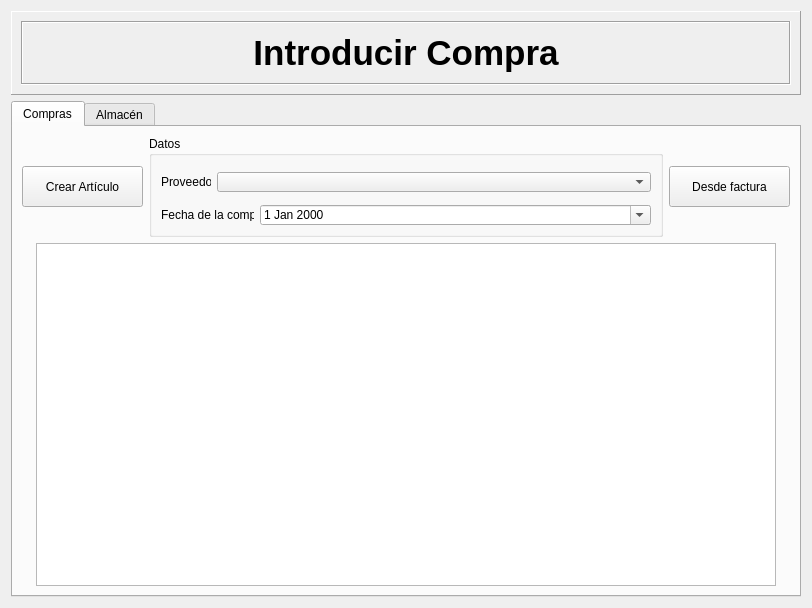
<?xml version="1.0" encoding="UTF-8"?>
<ui version="4.0">
 <class>WidgetIntroducirCompra</class>
 <widget class="QWidget" name="WidgetIntroducirCompra">
  <property name="geometry">
   <rect>
    <x>0</x>
    <y>0</y>
    <width>812</width>
    <height>608</height>
   </rect>
  </property>
  <property name="windowTitle">
   <string>Form</string>
  </property>
  <layout class="QGridLayout" name="gridLayout_2">
   <item row="0" column="1">
    <layout class="QVBoxLayout" name="verticalLayout_3">
     <item>
      <widget class="QFrame" name="frame">
       <property name="sizePolicy">
        <sizepolicy hsizetype="Preferred" vsizetype="Fixed">
         <horstretch>0</horstretch>
         <verstretch>0</verstretch>
        </sizepolicy>
       </property>
       <property name="minimumSize">
        <size>
         <width>0</width>
         <height>84</height>
        </size>
       </property>
       <property name="maximumSize">
        <size>
         <width>16777215</width>
         <height>84</height>
        </size>
       </property>
       <property name="frameShape">
        <enum>QFrame::Panel</enum>
       </property>
       <property name="frameShadow">
        <enum>QFrame::Raised</enum>
       </property>
       <layout class="QVBoxLayout" name="verticalLayout">
        <item>
         <widget class="QFrame" name="frame_2">
          <property name="frameShape">
           <enum>QFrame::Box</enum>
          </property>
          <property name="frameShadow">
           <enum>QFrame::Sunken</enum>
          </property>
          <layout class="QGridLayout" name="gridLayout">
           <item row="0" column="0">
            <widget class="QLabel" name="label">
             <property name="text">
              <string>&lt;!DOCTYPE HTML PUBLIC &quot;-//W3C//DTD HTML 4.0//EN&quot; &quot;http://www.w3.org/TR/REC-html40/strict.dtd&quot;&gt;
&lt;html&gt;&lt;head&gt;&lt;meta name=&quot;qrichtext&quot; content=&quot;1&quot; /&gt;&lt;style type=&quot;text/css&quot;&gt;
p, li { white-space: pre-wrap; }
&lt;/style&gt;&lt;/head&gt;&lt;body style=&quot; font-family:'MS Shell Dlg 2'; font-size:8.25pt; font-weight:400; font-style:normal;&quot;&gt;
&lt;p align=&quot;center&quot; style=&quot; margin-top:0px; margin-bottom:0px; margin-left:0px; margin-right:0px; -qt-block-indent:0; text-indent:0px;&quot;&gt;&lt;span style=&quot; font-size:26pt; font-weight:600;&quot;&gt;Introducir Compra&lt;/span&gt;&lt;/p&gt;&lt;/body&gt;&lt;/html&gt;</string>
             </property>
            </widget>
           </item>
          </layout>
         </widget>
        </item>
       </layout>
      </widget>
     </item>
     <item>
      <widget class="QTabWidget" name="tabWidget">
       <property name="currentIndex">
        <number>0</number>
       </property>
       <widget class="QWidget" name="widget">
        <attribute name="title">
         <string>Compras</string>
        </attribute>
        <layout class="QGridLayout" name="gridLayout_5">
         <item row="0" column="0">
          <layout class="QVBoxLayout" name="verticalLayout_7">
           <item>
            <layout class="QHBoxLayout" name="horizontalLayout_6">
             <item>
              <widget class="QPushButton" name="pbCrearArticulo">
               <property name="sizePolicy">
                <sizepolicy hsizetype="Fixed" vsizetype="Fixed">
                 <horstretch>0</horstretch>
                 <verstretch>0</verstretch>
                </sizepolicy>
               </property>
               <property name="minimumSize">
                <size>
                 <width>121</width>
                 <height>41</height>
                </size>
               </property>
               <property name="maximumSize">
                <size>
                 <width>121</width>
                 <height>41</height>
                </size>
               </property>
               <property name="text">
                <string>Crear Artículo</string>
               </property>
               <property name="icon">
                <iconset resource="fuentes.qrc">
                 <normaloff>:/imagenes/ark.png</normaloff>:/imagenes/ark.png</iconset>
               </property>
               <property name="iconSize">
                <size>
                 <width>30</width>
                 <height>30</height>
                </size>
               </property>
              </widget>
             </item>
             <item>
              <layout class="QHBoxLayout" name="horizontalLayout_5">
               <item>
                <widget class="QGroupBox" name="groupBox">
                 <property name="sizePolicy">
                  <sizepolicy hsizetype="Minimum" vsizetype="Preferred">
                   <horstretch>0</horstretch>
                   <verstretch>0</verstretch>
                  </sizepolicy>
                 </property>
                 <property name="minimumSize">
                  <size>
                   <width>481</width>
                   <height>101</height>
                  </size>
                 </property>
                 <property name="title">
                  <string>Datos</string>
                 </property>
                 <layout class="QGridLayout" name="gridLayout_4">
                  <item row="0" column="0">
                   <layout class="QVBoxLayout" name="verticalLayout_4">
                    <item>
                     <layout class="QVBoxLayout" name="verticalLayout_5">
                      <item>
                       <layout class="QHBoxLayout" name="horizontalLayout_2">
                        <item>
                         <widget class="QLabel" name="label_3">
                          <property name="sizePolicy">
                           <sizepolicy hsizetype="Fixed" vsizetype="Fixed">
                            <horstretch>0</horstretch>
                            <verstretch>0</verstretch>
                           </sizepolicy>
                          </property>
                          <property name="minimumSize">
                           <size>
                            <width>50</width>
                            <height>16</height>
                           </size>
                          </property>
                          <property name="maximumSize">
                           <size>
                            <width>50</width>
                            <height>16</height>
                           </size>
                          </property>
                          <property name="text">
                           <string>Proveedor</string>
                          </property>
                         </widget>
                        </item>
                        <item>
                         <widget class="QComboBox" name="cbProveedor">
                          <property name="sizePolicy">
                           <sizepolicy hsizetype="Expanding" vsizetype="Fixed">
                            <horstretch>0</horstretch>
                            <verstretch>0</verstretch>
                           </sizepolicy>
                          </property>
                          <property name="minimumSize">
                           <size>
                            <width>0</width>
                            <height>20</height>
                           </size>
                          </property>
                          <property name="maximumSize">
                           <size>
                            <width>16777215</width>
                            <height>20</height>
                           </size>
                          </property>
                         </widget>
                        </item>
                       </layout>
                      </item>
                      <item>
                       <layout class="QHBoxLayout" name="horizontalLayout"/>
                      </item>
                     </layout>
                    </item>
                    <item>
                     <layout class="QHBoxLayout" name="horizontalLayout_3">
                      <item>
                       <widget class="QLabel" name="label_4">
                        <property name="sizePolicy">
                         <sizepolicy hsizetype="Fixed" vsizetype="Fixed">
                          <horstretch>0</horstretch>
                          <verstretch>0</verstretch>
                         </sizepolicy>
                        </property>
                        <property name="minimumSize">
                         <size>
                          <width>93</width>
                          <height>13</height>
                         </size>
                        </property>
                        <property name="maximumSize">
                         <size>
                          <width>93</width>
                          <height>13</height>
                         </size>
                        </property>
                        <property name="text">
                         <string>Fecha de la compra</string>
                        </property>
                       </widget>
                      </item>
                      <item>
                       <widget class="QDateEdit" name="deFecha">
                        <property name="minimumSize">
                         <size>
                          <width>0</width>
                          <height>20</height>
                         </size>
                        </property>
                        <property name="maximumSize">
                         <size>
                          <width>16777215</width>
                          <height>20</height>
                         </size>
                        </property>
                        <property name="calendarPopup">
                         <bool>true</bool>
                        </property>
                       </widget>
                      </item>
                     </layout>
                    </item>
                   </layout>
                  </item>
                 </layout>
                </widget>
               </item>
               <item>
                <layout class="QVBoxLayout" name="verticalLayout_6">
                 <item>
                  <widget class="QPushButton" name="pbFactura">
                   <property name="sizePolicy">
                    <sizepolicy hsizetype="Fixed" vsizetype="Fixed">
                     <horstretch>0</horstretch>
                     <verstretch>0</verstretch>
                    </sizepolicy>
                   </property>
                   <property name="minimumSize">
                    <size>
                     <width>121</width>
                     <height>41</height>
                    </size>
                   </property>
                   <property name="maximumSize">
                    <size>
                     <width>121</width>
                     <height>41</height>
                    </size>
                   </property>
                   <property name="text">
                    <string>Desde factura</string>
                   </property>
                   <property name="icon">
                    <iconset resource="fuentes.qrc">
                     <normaloff>:/imagenes/kexi-2.png</normaloff>:/imagenes/kexi-2.png</iconset>
                   </property>
                   <property name="iconSize">
                    <size>
                     <width>30</width>
                     <height>30</height>
                    </size>
                   </property>
                  </widget>
                 </item>
                </layout>
               </item>
              </layout>
             </item>
            </layout>
           </item>
           <item>
            <layout class="QHBoxLayout" name="horizontalLayout_4">
             <item>
              <spacer name="horizontalSpacer_3">
               <property name="orientation">
                <enum>Qt::Horizontal</enum>
               </property>
               <property name="sizeHint" stdset="0">
                <size>
                 <width>40</width>
                 <height>20</height>
                </size>
               </property>
              </spacer>
             </item>
             <item>
              <widget class="QTableView" name="tableView">
               <property name="sizePolicy">
                <sizepolicy hsizetype="Minimum" vsizetype="Minimum">
                 <horstretch>0</horstretch>
                 <verstretch>0</verstretch>
                </sizepolicy>
               </property>
               <property name="minimumSize">
                <size>
                 <width>740</width>
                 <height>335</height>
                </size>
               </property>
               <property name="font">
                <font>
                 <weight>75</weight>
                 <bold>true</bold>
                </font>
               </property>
               <property name="alternatingRowColors">
                <bool>true</bool>
               </property>
               <property name="selectionMode">
                <enum>QAbstractItemView::NoSelection</enum>
               </property>
               <property name="selectionBehavior">
                <enum>QAbstractItemView::SelectRows</enum>
               </property>
               <property name="textElideMode">
                <enum>Qt::ElideMiddle</enum>
               </property>
               <property name="sortingEnabled">
                <bool>true</bool>
               </property>
               <attribute name="horizontalHeaderStretchLastSection">
                <bool>true</bool>
               </attribute>
               <attribute name="verticalHeaderVisible">
                <bool>false</bool>
               </attribute>
              </widget>
             </item>
             <item>
              <spacer name="horizontalSpacer_4">
               <property name="orientation">
                <enum>Qt::Horizontal</enum>
               </property>
               <property name="sizeHint" stdset="0">
                <size>
                 <width>40</width>
                 <height>20</height>
                </size>
               </property>
              </spacer>
             </item>
            </layout>
           </item>
          </layout>
         </item>
        </layout>
       </widget>
       <widget class="QWidget" name="widget">
        <attribute name="title">
         <string>Almacén</string>
        </attribute>
        <layout class="QGridLayout" name="gridLayout_7">
         <item row="0" column="0">
          <layout class="QVBoxLayout" name="verticalLayout_10">
           <item>
            <layout class="QHBoxLayout" name="horizontalLayout_7">
             <item>
              <spacer name="horizontalSpacer">
               <property name="orientation">
                <enum>Qt::Horizontal</enum>
               </property>
               <property name="sizeHint" stdset="0">
                <size>
                 <width>40</width>
                 <height>20</height>
                </size>
               </property>
              </spacer>
             </item>
             <item>
              <widget class="QGroupBox" name="groupBox_2">
               <property name="sizePolicy">
                <sizepolicy hsizetype="Fixed" vsizetype="Fixed">
                 <horstretch>0</horstretch>
                 <verstretch>0</verstretch>
                </sizepolicy>
               </property>
               <property name="minimumSize">
                <size>
                 <width>502</width>
                 <height>111</height>
                </size>
               </property>
               <property name="maximumSize">
                <size>
                 <width>502</width>
                 <height>111</height>
                </size>
               </property>
               <property name="title">
                <string>Buscar</string>
               </property>
               <layout class="QGridLayout" name="gridLayout_6">
                <item row="0" column="0">
                 <layout class="QHBoxLayout" name="horizontalLayout_8">
                  <item>
                   <layout class="QHBoxLayout" name="horizontalLayout_9">
                    <item>
                     <layout class="QVBoxLayout" name="verticalLayout_8">
                      <item>
                       <widget class="QRadioButton" name="rbCodigoEANAlmacen">
                        <property name="text">
                         <string>Codigo EAN</string>
                        </property>
                       </widget>
                      </item>
                      <item>
                       <widget class="QRadioButton" name="rbDescripcionAlmacen">
                        <property name="text">
                         <string>Descripción</string>
                        </property>
                       </widget>
                      </item>
                      <item>
                       <widget class="QRadioButton" name="rbTipoProductoAlmacen">
                        <property name="text">
                         <string>Tipo producto</string>
                        </property>
                       </widget>
                      </item>
                      <item>
                       <widget class="QRadioButton" name="rbMostrarTodosAlmacen">
                        <property name="text">
                         <string>Mostrar todos</string>
                        </property>
                       </widget>
                      </item>
                     </layout>
                    </item>
                    <item>
                     <layout class="QVBoxLayout" name="verticalLayout_9">
                      <item>
                       <widget class="QLineEdit" name="leBuscarAlmacen">
                        <property name="sizePolicy">
                         <sizepolicy hsizetype="Fixed" vsizetype="Fixed">
                          <horstretch>0</horstretch>
                          <verstretch>0</verstretch>
                         </sizepolicy>
                        </property>
                        <property name="minimumSize">
                         <size>
                          <width>241</width>
                          <height>20</height>
                         </size>
                        </property>
                        <property name="maximumSize">
                         <size>
                          <width>241</width>
                          <height>20</height>
                         </size>
                        </property>
                        <property name="maxLength">
                         <number>200</number>
                        </property>
                       </widget>
                      </item>
                      <item>
                       <widget class="QComboBox" name="cbTipoProductoAlmacen">
                        <property name="sizePolicy">
                         <sizepolicy hsizetype="Fixed" vsizetype="Fixed">
                          <horstretch>0</horstretch>
                          <verstretch>0</verstretch>
                         </sizepolicy>
                        </property>
                        <property name="minimumSize">
                         <size>
                          <width>241</width>
                          <height>22</height>
                         </size>
                        </property>
                        <property name="maximumSize">
                         <size>
                          <width>241</width>
                          <height>22</height>
                         </size>
                        </property>
                        <property name="toolTip">
                         <string>&lt;!DOCTYPE HTML PUBLIC &quot;-//W3C//DTD HTML 4.0//EN&quot; &quot;http://www.w3.org/TR/REC-html40/strict.dtd&quot;&gt;
&lt;html&gt;&lt;head&gt;&lt;meta name=&quot;qrichtext&quot; content=&quot;1&quot; /&gt;&lt;style type=&quot;text/css&quot;&gt;
p, li { white-space: pre-wrap; }
&lt;/style&gt;&lt;/head&gt;&lt;body style=&quot; font-family:'MS Shell Dlg 2'; font-size:8pt; font-weight:400; font-style:normal;&quot;&gt;
&lt;p style=&quot; margin-top:0px; margin-bottom:0px; margin-left:0px; margin-right:0px; -qt-block-indent:0; text-indent:0px;&quot;&gt;Tipo producto&lt;/p&gt;&lt;/body&gt;&lt;/html&gt;</string>
                        </property>
                       </widget>
                      </item>
                     </layout>
                    </item>
                   </layout>
                  </item>
                  <item>
                   <widget class="QPushButton" name="pbBuscarAlmacen">
                    <property name="minimumSize">
                     <size>
                      <width>131</width>
                      <height>25</height>
                     </size>
                    </property>
                    <property name="maximumSize">
                     <size>
                      <width>131</width>
                      <height>25</height>
                     </size>
                    </property>
                    <property name="font">
                     <font>
                      <pointsize>10</pointsize>
                      <weight>50</weight>
                      <bold>false</bold>
                     </font>
                    </property>
                    <property name="toolTip">
                     <string>&lt;!DOCTYPE HTML PUBLIC &quot;-//W3C//DTD HTML 4.0//EN&quot; &quot;http://www.w3.org/TR/REC-html40/strict.dtd&quot;&gt;
&lt;html&gt;&lt;head&gt;&lt;meta name=&quot;qrichtext&quot; content=&quot;1&quot; /&gt;&lt;style type=&quot;text/css&quot;&gt;
p, li { white-space: pre-wrap; }
&lt;/style&gt;&lt;/head&gt;&lt;body style=&quot; font-family:'MS Shell Dlg 2'; font-size:10pt; font-weight:400; font-style:normal;&quot;&gt;
&lt;p style=&quot; margin-top:0px; margin-bottom:0px; margin-left:0px; margin-right:0px; -qt-block-indent:0; text-indent:0px;&quot;&gt;&lt;span style=&quot; font-size:8pt;&quot;&gt;Buscar&lt;/span&gt;&lt;/p&gt;&lt;/body&gt;&lt;/html&gt;</string>
                    </property>
                    <property name="text">
                     <string>Buscar</string>
                    </property>
                   </widget>
                  </item>
                 </layout>
                </item>
               </layout>
              </widget>
             </item>
             <item>
              <spacer name="horizontalSpacer_2">
               <property name="orientation">
                <enum>Qt::Horizontal</enum>
               </property>
               <property name="sizeHint" stdset="0">
                <size>
                 <width>40</width>
                 <height>20</height>
                </size>
               </property>
              </spacer>
             </item>
            </layout>
           </item>
           <item>
            <layout class="QHBoxLayout" name="horizontalLayout_10">
             <item>
              <spacer name="horizontalSpacer_5">
               <property name="orientation">
                <enum>Qt::Horizontal</enum>
               </property>
               <property name="sizeHint" stdset="0">
                <size>
                 <width>13</width>
                 <height>20</height>
                </size>
               </property>
              </spacer>
             </item>
             <item>
              <widget class="QTableView" name="tvArticulosAlmacen">
               <property name="minimumSize">
                <size>
                 <width>740</width>
                 <height>320</height>
                </size>
               </property>
               <property name="maximumSize">
                <size>
                 <width>740</width>
                 <height>320</height>
                </size>
               </property>
               <property name="font">
                <font>
                 <weight>75</weight>
                 <bold>true</bold>
                </font>
               </property>
               <property name="toolTip">
                <string>&lt;!DOCTYPE HTML PUBLIC &quot;-//W3C//DTD HTML 4.0//EN&quot; &quot;http://www.w3.org/TR/REC-html40/strict.dtd&quot;&gt;
&lt;html&gt;&lt;head&gt;&lt;meta name=&quot;qrichtext&quot; content=&quot;1&quot; /&gt;&lt;style type=&quot;text/css&quot;&gt;
p, li { white-space: pre-wrap; }
&lt;/style&gt;&lt;/head&gt;&lt;body style=&quot; font-family:'Segoe UI'; font-size:9pt; font-weight:400; font-style:normal;&quot;&gt;
&lt;p style=&quot;-qt-paragraph-type:empty; margin-top:0px; margin-bottom:0px; margin-left:0px; margin-right:0px; -qt-block-indent:0; text-indent:0px;&quot;&gt;&lt;/p&gt;&lt;/body&gt;&lt;/html&gt;</string>
               </property>
               <property name="autoScroll">
                <bool>true</bool>
               </property>
               <property name="tabKeyNavigation">
                <bool>true</bool>
               </property>
               <property name="showDropIndicator" stdset="0">
                <bool>true</bool>
               </property>
               <property name="dragDropOverwriteMode">
                <bool>true</bool>
               </property>
               <property name="alternatingRowColors">
                <bool>true</bool>
               </property>
               <property name="selectionMode">
                <enum>QAbstractItemView::NoSelection</enum>
               </property>
               <property name="selectionBehavior">
                <enum>QAbstractItemView::SelectRows</enum>
               </property>
               <property name="textElideMode">
                <enum>Qt::ElideMiddle</enum>
               </property>
               <property name="verticalScrollMode">
                <enum>QAbstractItemView::ScrollPerItem</enum>
               </property>
               <property name="horizontalScrollMode">
                <enum>QAbstractItemView::ScrollPerItem</enum>
               </property>
               <property name="showGrid">
                <bool>true</bool>
               </property>
               <property name="sortingEnabled">
                <bool>true</bool>
               </property>
               <property name="wordWrap">
                <bool>true</bool>
               </property>
               <property name="cornerButtonEnabled">
                <bool>true</bool>
               </property>
               <attribute name="horizontalHeaderHighlightSections">
                <bool>true</bool>
               </attribute>
               <attribute name="horizontalHeaderStretchLastSection">
                <bool>true</bool>
               </attribute>
               <attribute name="verticalHeaderVisible">
                <bool>false</bool>
               </attribute>
               <attribute name="verticalHeaderHighlightSections">
                <bool>true</bool>
               </attribute>
              </widget>
             </item>
             <item>
              <spacer name="horizontalSpacer_6">
               <property name="orientation">
                <enum>Qt::Horizontal</enum>
               </property>
               <property name="sizeHint" stdset="0">
                <size>
                 <width>18</width>
                 <height>20</height>
                </size>
               </property>
              </spacer>
             </item>
            </layout>
           </item>
          </layout>
         </item>
        </layout>
       </widget>
      </widget>
     </item>
    </layout>
   </item>
   <item row="0" column="0">
    <spacer name="horizontalSpacer_7">
     <property name="orientation">
      <enum>Qt::Horizontal</enum>
     </property>
     <property name="sizeHint" stdset="0">
      <size>
       <width>40</width>
       <height>20</height>
      </size>
     </property>
    </spacer>
   </item>
   <item row="0" column="2">
    <spacer name="horizontalSpacer_8">
     <property name="orientation">
      <enum>Qt::Horizontal</enum>
     </property>
     <property name="sizeHint" stdset="0">
      <size>
       <width>40</width>
       <height>20</height>
      </size>
     </property>
    </spacer>
   </item>
  </layout>
 </widget>
 <tabstops>
  <tabstop>tabWidget</tabstop>
  <tabstop>pbCrearArticulo</tabstop>
  <tabstop>cbProveedor</tabstop>
  <tabstop>pbFactura</tabstop>
  <tabstop>deFecha</tabstop>
  <tabstop>tableView</tabstop>
  <tabstop>rbCodigoEANAlmacen</tabstop>
  <tabstop>leBuscarAlmacen</tabstop>
  <tabstop>rbDescripcionAlmacen</tabstop>
  <tabstop>pbBuscarAlmacen</tabstop>
  <tabstop>rbTipoProductoAlmacen</tabstop>
  <tabstop>cbTipoProductoAlmacen</tabstop>
  <tabstop>rbMostrarTodosAlmacen</tabstop>
  <tabstop>tvArticulosAlmacen</tabstop>
 </tabstops>
 <resources>
  <include location="fuentes.qrc"/>
 </resources>
 <connections/>
</ui>
